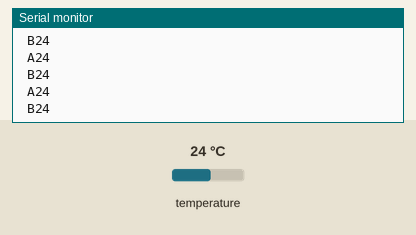
A program run on a simulated Arduino Nano, built with avr-gcc and run on an emulated ATmega328P. Shown: the last lines printed to the serial monitor. The inputs (shaded band) are chosen by the test bench; at power-on: temperature 24 °C.

Above: at 2.8 s.
2.9 s: temperature set to 12 °C
At 3.5 s:
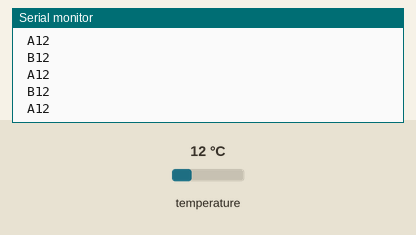
4.4 s: temperature set to 19 °C
At 5.1 s:
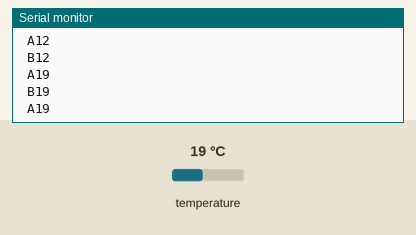
Timing chart, 0 to 7.4 s (numbered marks = the images above; inputs shaded):
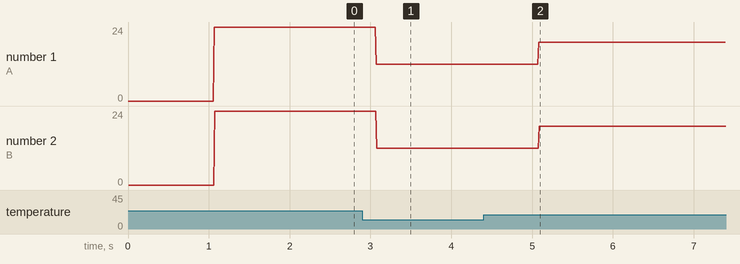

The program:

main.cpp
```cpp
#include <Arduino.h>
#include <OneWire.h>

OneWire ds(10); // Объект OneWire

int temperature = 0; // Глобальная переменная для хранения значение температуры с датчика DS18B20

long lastUpdateTime = 0; // Переменная для хранения времени последнего считывания с датчика
const int TEMP_UPDATE_TIME = 1000; // Определяем периодичность проверок

void setup(){
  Serial.begin(9600);
}
 byte ds18A[8] = {0x28, 0x38, 0xE,0x5C, 0x1A, 0x19, 0x1,0x1A };
 byte ds18B[8] = {0x28, 0xAD, 0x62 ,0x41,0x1A, 0x19,0x1,0xD5 };


int detectTemperature(byte addres[8]){  //Функция для работы с датчиками

  byte data[2];
  ds.reset();
  ds.select(addres);
  ds.write(0x44);

  if (millis() - lastUpdateTime > TEMP_UPDATE_TIME)
  {
    lastUpdateTime = millis();
    ds.reset();
    ds.select(addres);
    ds.write(0xBE);
    data[0] = ds.read();
    data[1] = ds.read();

    // Формируем значение
    temperature = (data[1] << 8) + data[0]; temperature = temperature >> 4;
  }
}


void loop(){
  detectTemperature(ds18A); // Определяем температуру от датчика DS18b20
  Serial.println(temperature);
  Serial.print(" A");

  detectTemperature(ds18B); // Определяем температуру от датчика DS18b20
  Serial.println(temperature); // Выводим полученное значение температуры
  Serial.print(" B");


  // Т.к. переменная temperature имеет тип int, дробная часть будет просто отбрасываться
}
```

Measured:
- after the input at 2.9 s, the serial monitor: prints a new line after 0.17 s (image 1)
- after the input at 4.4 s, the serial monitor: prints a new line after 0.68 s (image 2)
- plotted number 1: 24 → 12 after the input at 2.9 s, 12 → 19 after the input at 4.4 s
- plotted number 2: 24 → 12 after the input at 2.9 s, 12 → 19 after the input at 4.4 s
